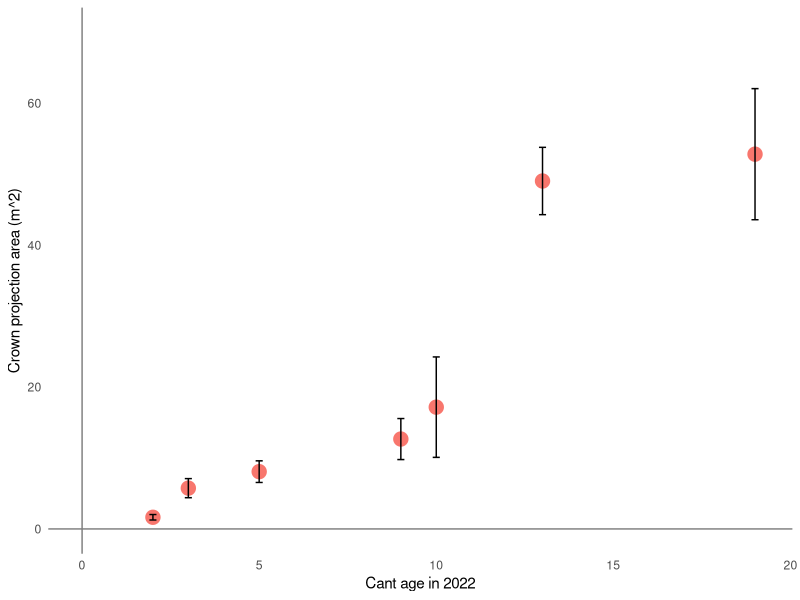
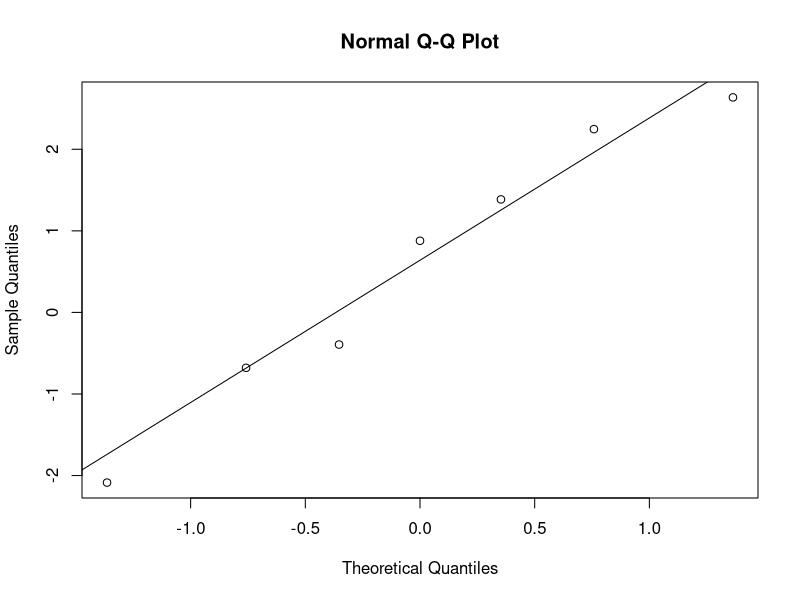
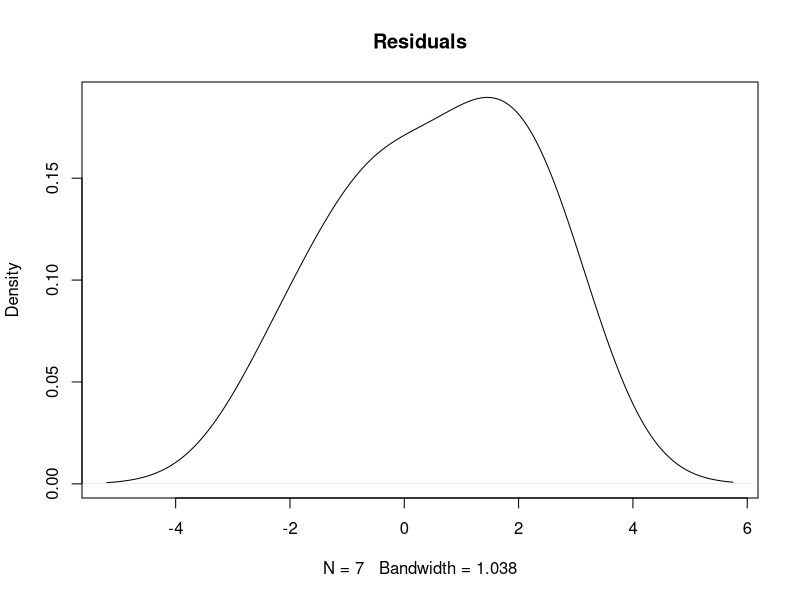

The R source for these figures, in order:
library(dplyr)
library(tidyr)
library(tidyverse)
library(ggplot2)

cpa_raw<-read.csv("crownarea.csv")
View(cpa_raw)

cpa<- cpa_raw %>%
  group_by(age_2022) %>%
  dplyr::summarise(mean_area = mean(area, na.rm = TRUE), 
                   se = sd(area) / sqrt(n()),
                   .groups = 'drop')

crown_area<-ggplot(cpa, aes(x = age_2022, y = mean_area)) +
  geom_point(aes (color = "pink", size=3)) +
  scale_y_continuous(limits = c(0, 70)) + #plot for means
  geom_errorbar(
    aes(ymin = mean_area - se, ymax = mean_area + se),
    width = 0.2,  # Error bar width
    color = "black"
  ) +
  labs(x = "Cant age in 2022", y = "Crown projection area (m^2)") +
  theme_minimal() +
  theme(
    panel.grid.major = element_blank(),  # remove major gridlines
    panel.grid.minor = element_blank()   # remove minor gridlines
  ) +
  geom_hline(yintercept = 0, color = "grey50") +  # horizontal center line
  geom_vline(xintercept = 0, color = "grey50") +
  theme(legend.position = "none")
plot(crown_area)

w_mm<-cpa %>%
  mutate(weight = 4.2332*((mean_area)^0.9851))

view(w_mm)
w_mm$weight<-as.numeric(w_mm$weight)

quad_model<-lm(sqrt(weight) ~ 0 + age_2022, data = w_mm)
summary(quad_model)
res<-resid(quad_model)
qqnorm(res)
qqline(res)
plot(density(res), main = "Residuals")
